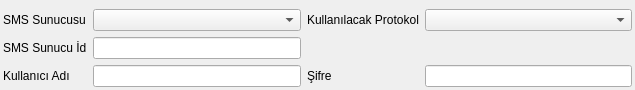
<?xml version="1.0" encoding="UTF-8"?>
<ui version="4.0">
 <class>SMS_SUNUCUSU_FORMU</class>
 <widget class="QDialog" name="SMS_SUNUCUSU_FORMU">
  <property name="geometry">
   <rect>
    <x>0</x>
    <y>0</y>
    <width>635</width>
    <height>86</height>
   </rect>
  </property>
  <property name="sizePolicy">
   <sizepolicy hsizetype="Expanding" vsizetype="Expanding">
    <horstretch>0</horstretch>
    <verstretch>0</verstretch>
   </sizepolicy>
  </property>
  <property name="windowTitle">
   <string>Dialog</string>
  </property>
  <layout class="QGridLayout" name="gridLayout_2" rowstretch="1,0">
   <property name="margin">
    <number>3</number>
   </property>
   <item row="0" column="0">
    <widget class="QWidget" name="navigation_button_widget" native="true">
     <property name="sizePolicy">
      <sizepolicy hsizetype="Expanding" vsizetype="Fixed">
       <horstretch>0</horstretch>
       <verstretch>0</verstretch>
      </sizepolicy>
     </property>
     <property name="minimumSize">
      <size>
       <width>60</width>
       <height>0</height>
      </size>
     </property>
    </widget>
   </item>
   <item row="1" column="0">
    <layout class="QGridLayout" name="gridLayout">
     <item row="0" column="0">
      <widget class="QLabel" name="label">
       <property name="sizePolicy">
        <sizepolicy hsizetype="Fixed" vsizetype="Fixed">
         <horstretch>0</horstretch>
         <verstretch>0</verstretch>
        </sizepolicy>
       </property>
       <property name="text">
        <string>SMS Sunucusu</string>
       </property>
      </widget>
     </item>
     <item row="0" column="1">
      <widget class="QComboBox" name="combo_box_sms_sunucusu"/>
     </item>
     <item row="0" column="2">
      <widget class="QLabel" name="label_7">
       <property name="sizePolicy">
        <sizepolicy hsizetype="Fixed" vsizetype="Preferred">
         <horstretch>0</horstretch>
         <verstretch>0</verstretch>
        </sizepolicy>
       </property>
       <property name="text">
        <string>Kullanılacak Protokol</string>
       </property>
      </widget>
     </item>
     <item row="0" column="3">
      <widget class="QComboBox" name="combo_box_protokol"/>
     </item>
     <item row="1" column="0">
      <widget class="QLabel" name="label_6">
       <property name="sizePolicy">
        <sizepolicy hsizetype="Fixed" vsizetype="Preferred">
         <horstretch>0</horstretch>
         <verstretch>0</verstretch>
        </sizepolicy>
       </property>
       <property name="text">
        <string>SMS Sunucu İd</string>
       </property>
      </widget>
     </item>
     <item row="1" column="1">
      <widget class="QLineEdit" name="line_edit_sunucu_id"/>
     </item>
     <item row="2" column="0">
      <widget class="QLabel" name="label_4">
       <property name="sizePolicy">
        <sizepolicy hsizetype="Fixed" vsizetype="Preferred">
         <horstretch>0</horstretch>
         <verstretch>0</verstretch>
        </sizepolicy>
       </property>
       <property name="text">
        <string>Kullanıcı Adı</string>
       </property>
      </widget>
     </item>
     <item row="2" column="1">
      <widget class="QLineEdit" name="line_edit_kullanici_adi"/>
     </item>
     <item row="2" column="2">
      <widget class="QLabel" name="label_5">
       <property name="sizePolicy">
        <sizepolicy hsizetype="Fixed" vsizetype="Preferred">
         <horstretch>0</horstretch>
         <verstretch>0</verstretch>
        </sizepolicy>
       </property>
       <property name="text">
        <string>Şifre</string>
       </property>
      </widget>
     </item>
     <item row="2" column="3">
      <widget class="QLineEdit" name="line_edit_sifre">
       <property name="echoMode">
        <enum>QLineEdit::Password</enum>
       </property>
      </widget>
     </item>
    </layout>
   </item>
  </layout>
 </widget>
 <tabstops>
  <tabstop>combo_box_sms_sunucusu</tabstop>
  <tabstop>line_edit_sunucu_id</tabstop>
  <tabstop>line_edit_kullanici_adi</tabstop>
 </tabstops>
 <resources/>
 <connections/>
</ui>
